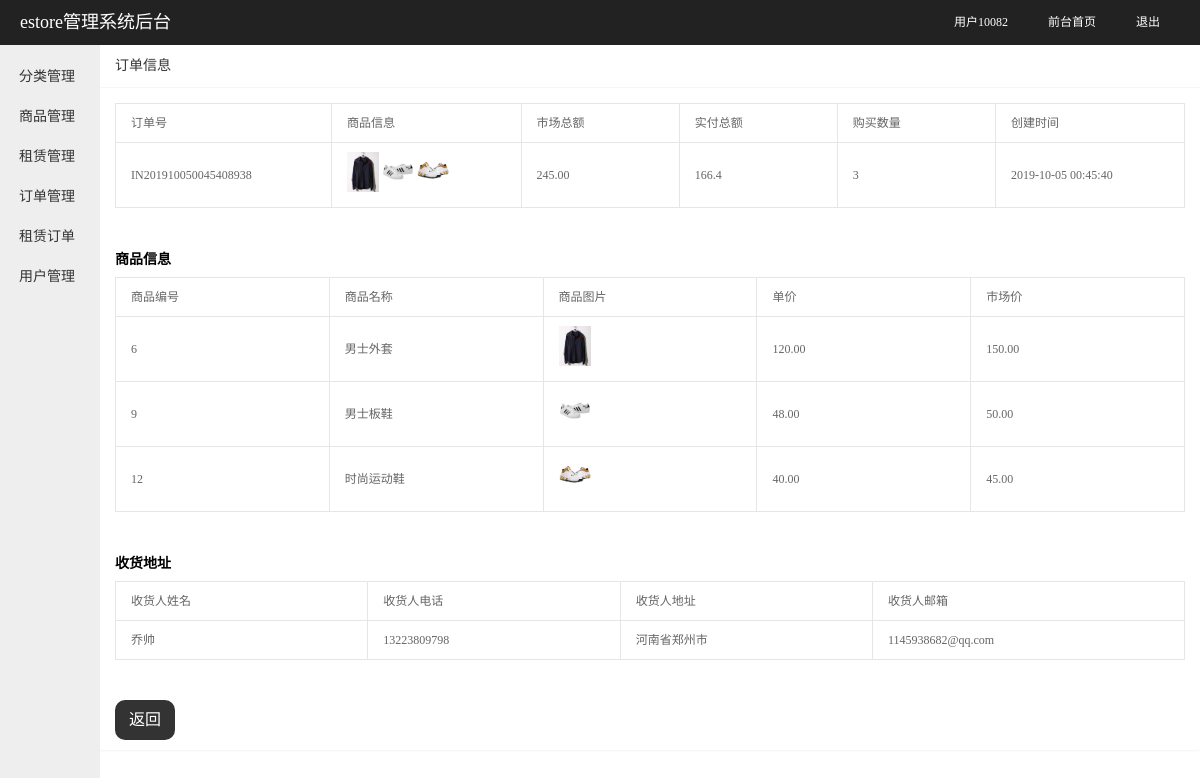
The app's page /admin/orders/orders_edit.php?act=edit&id=IN201910050045408938 (signed in) with its own data.
### tables this page shows
CREATE TABLE `orders` (
  `id` int(10) unsigned NOT NULL AUTO_INCREMENT,
  `orderid` varchar(255) DEFAULT NULL COMMENT '订单号',
  `beforetotalprice` varchar(255) DEFAULT NULL COMMENT '市场总金额',
  `aftertotalprice` varchar(255) DEFAULT NULL COMMENT '实付总金额',
  `buycount` varchar(255) DEFAULT NULL COMMENT '购买数量',
  `createtime` datetime DEFAULT NULL COMMENT '创建时间',
  `userid` int(11) DEFAULT NULL COMMENT '用户id',
  `goodsid` varchar(255) DEFAULT NULL COMMENT '商品编号',
  `add_id` varchar(255) DEFAULT NULL COMMENT '收货信息编号',
  `status` int(11) DEFAULT NULL COMMENT '订单状态',
  PRIMARY KEY (`id`)
);

CREATE TABLE `list` (
  `list_id` int(10) unsigned NOT NULL AUTO_INCREMENT COMMENT '商品编号',
  `list_name` varchar(100) NOT NULL COMMENT '商品名字',
  `list_face` varchar(80) DEFAULT NULL COMMENT '商品图片',
  `list_myprice` float(8,2) NOT NULL COMMENT '商品价格',
  `list_onprice` float(8,2) NOT NULL COMMENT '商品市场价',
  `list_nums` int(5) DEFAULT NULL COMMENT '商品库存量',
  `list_detail` text COMMENT '商品简介',
  `list_time` datetime DEFAULT NULL COMMENT '上架时间',
  `list_seetimes` int(11) DEFAULT NULL COMMENT '商品点击量',
  `small_id` int(10) unsigned DEFAULT NULL COMMENT '小分类编号',
  PRIMARY KEY (`list_id`),
  KEY `small_id` (`small_id`),
  CONSTRAINT `list_ibfk_1` FOREIGN KEY (`small_id`) REFERENCES `smalltype` (`small_id`)
);

CREATE TABLE `adderss` (
  `add_id` int(10) unsigned NOT NULL AUTO_INCREMENT COMMENT '收货人编号',
  `add_name` varchar(50) DEFAULT NULL COMMENT '收货人姓名',
  `add_derss` varchar(100) DEFAULT NULL COMMENT '收货地址',
  `add_tel` varchar(15) DEFAULT NULL COMMENT '收货电话',
  `add_email` varchar(80) DEFAULT NULL COMMENT '收货邮箱',
  `user_id` int(10) unsigned DEFAULT NULL COMMENT '用户编号',
  `add_time` datetime DEFAULT NULL COMMENT '填写时间',
  PRIMARY KEY (`add_id`),
  KEY `user_id` (`user_id`)
);

### admin/orders/orders_edit.php (the view, shortened to what this page needs)
<?php
include '../common/admin.inc.php';
$id = $_GET['id'];
$res_obj = $mysqli->query("select * from orders where orderid = '".$id."'");
if($res_obj){
    $one = array();
    $one_arr = $res_obj->fetch_assoc();
    $goods_arr = array();
    $goods_res = $mysqli->query("select * from list where list_id in(".$one_arr['goodsid'].")");
    while ($goods = $goods_res->fetch_assoc()) {
      $goods_arr[] = $goods;
    }
    $one_arr['goods'] = $goods_arr;
    $address_arr = array();
    $address_res = $mysqli->query("select * from adderss where add_id=".$one_arr['add_id']);
    while ($address = $address_res->fetch_assoc()) {
      $address_arr = $address;
    }
    $one = $one_arr;
}
?>
<!DOCTYPE html>
<html lang="en" dir="ltr">
  <head>
  </head>
  <body>
    <?php include '../common/header.php';?>
    <div class="admin_content">
      <div class="card">
        <div class="card-header">订单信息</div>
        <div class="card-body">
          <table class="table">
            <thead>
              <tr>
                <th>订单号</th>
                <th>商品信息</th>
                <th>市场总额</th>
                <th>实付总额</th>
                <th>购买数量</th>
                <th>创建时间</th>
              </tr>
            </thead>
            <tbody>
              <tr>
                <td><?php echo $one['orderid'];?></td>
                <td>
                  <?php foreach ($one['goods'] as $s):?>
                    <img src="<?php echo '/'.$s['list_face']?>" alt="" style="height:40px;">
                  <?php endforeach;?>
                </td>
                <td><?php echo $one['beforetotalprice'];?></td>
                <td><?php echo $one['aftertotalprice'];?></td>
                <td><?php echo $one['buycount'];?></td>
                <td><?php echo $one['createtime'];?></td>
              </tr>
            </tbody>
          </table>
          <h2 style="font-size:14px;margin-top:40px;">商品信息</h2>
          <table class="table">
            <thead>
              <tr>
                <th>商品编号</th>
                <th>商品名称</th>
                <th>商品图片</th>
                <th>单价</th>
                <th>市场价</th>
              </tr>
            </thead>
            <tbody>
              <?php foreach ($one['goods'] as $s):?>
              <tr>
                  <td><?php echo $s['list_id'];?></td>
                  <td><?php echo $s['list_name'];?></td>
                  <td><img src="<?php echo '/'.$s['list_face']?>" alt="" style="height:40px;"></td>
                  <td><?php echo $s['list_myprice'];?></td>
                  <td><?php echo $s['list_onprice'];?></td>
              </tr>
              <?php endforeach;?>
            </tbody>
          </table>
          <h2 style="font-size:14px;margin-top:40px;">收货地址</h2>
          <table class="table">
            <thead>
              <tr>
                <th>收货人姓名</th>
                <th>收货人电话</th>
                <th>收货人地址</th>
                <th>收货人邮箱</th>
              </tr>
            </thead>
            <tbody>
              <tr>
                <td><?php echo $address_arr['add_name'];?></td>
                <td><?php echo $address_arr['add_tel'];?></td>
                <td><?php echo $address_arr['add_derss'];?></td>
                <td><?php echo $address_arr['add_email'];?></td>
              </tr>
            </tbody>
          </table>
          <a href="javascript:;" id="back" onclick="javascript:window.history.back()">返回</a>
        </div>
      </div>
    </div>
  </body>
</html>

### admin/orders/orders_edit.php (style rules this page uses)
.card { margin-bottom: 15px; border-radius: 2px; background-color: #fff; box-shadow: 0 1px 2px 0 rgba(0,0,0,.05); }
.card-header { position: relative; height: 42px; line-height: 42px; padding: 0 15px; border-bottom: 1px solid #f6f6f6; color: #333; border-radius: 2px 2px 0 0; font-size: 14px; }
.card-body { position: relative; padding: 10px 15px; line-height: 24px; }
.card-body .table { margin: 5px 0; }
.table { width: 100%; background-color: #fff; color: #666; }
table { border-collapse: collapse; border-spacing: 0; }
.table th { min-width: 80px; }
.table th,.table td { position: relative; padding: 9px 15px; min-height: 20px; line-height: 20px; border-width: 1px; border-style: solid; border-color: #e6e6e6; word-break: break-all; text-align: left; font-weight: 400; font-size: 12px; }
#back { height: 40px; line-height: 40px; width: 60px; background-color: #333333; text-align: center; color:#fff; border-radius: 10px; margin-top: 40px; display: block; }

### admin/common/header.php (style rules this page uses)
blockquote, body, button, dd, div, dl, dt, form, h1, h2, h3, h4, h5, h6, input, li, ol, p, pre, td, textarea, th, ul { margin: 0; padding: 0; -webkit-tap-highlight-color: rgba(0,0,0,0); }
a { text-decoration: none; }
.admin_content { position: absolute; top: 45px; right: 0; bottom: 0px; left: 100px; overflow: hidden; z-index: 1; overflow-y: scroll; }

### records on screen
orders: orderid "IN201910050045408938", beforetotalprice "245.00", aftertotalprice "166.4", buycount "3", createtime "2019-10-05 00:45:40"
list: list_face (picture), list_id "6", list_name "男士外套", list_myprice "120.00", list_onprice "150.00"
list: list_face (picture), list_id "9", list_name "男士板鞋", list_myprice "48.00", list_onprice "50.00"
list: list_face (picture), list_id "12", list_name "时尚运动鞋", list_myprice "40.00", list_onprice "45.00"
adderss: add_name "乔帅", add_tel "13223809798", add_derss "河南省郑州市", add_email "1145938682@qq.com"

### other values on screen
$admin['user_name'] "用户10082"
